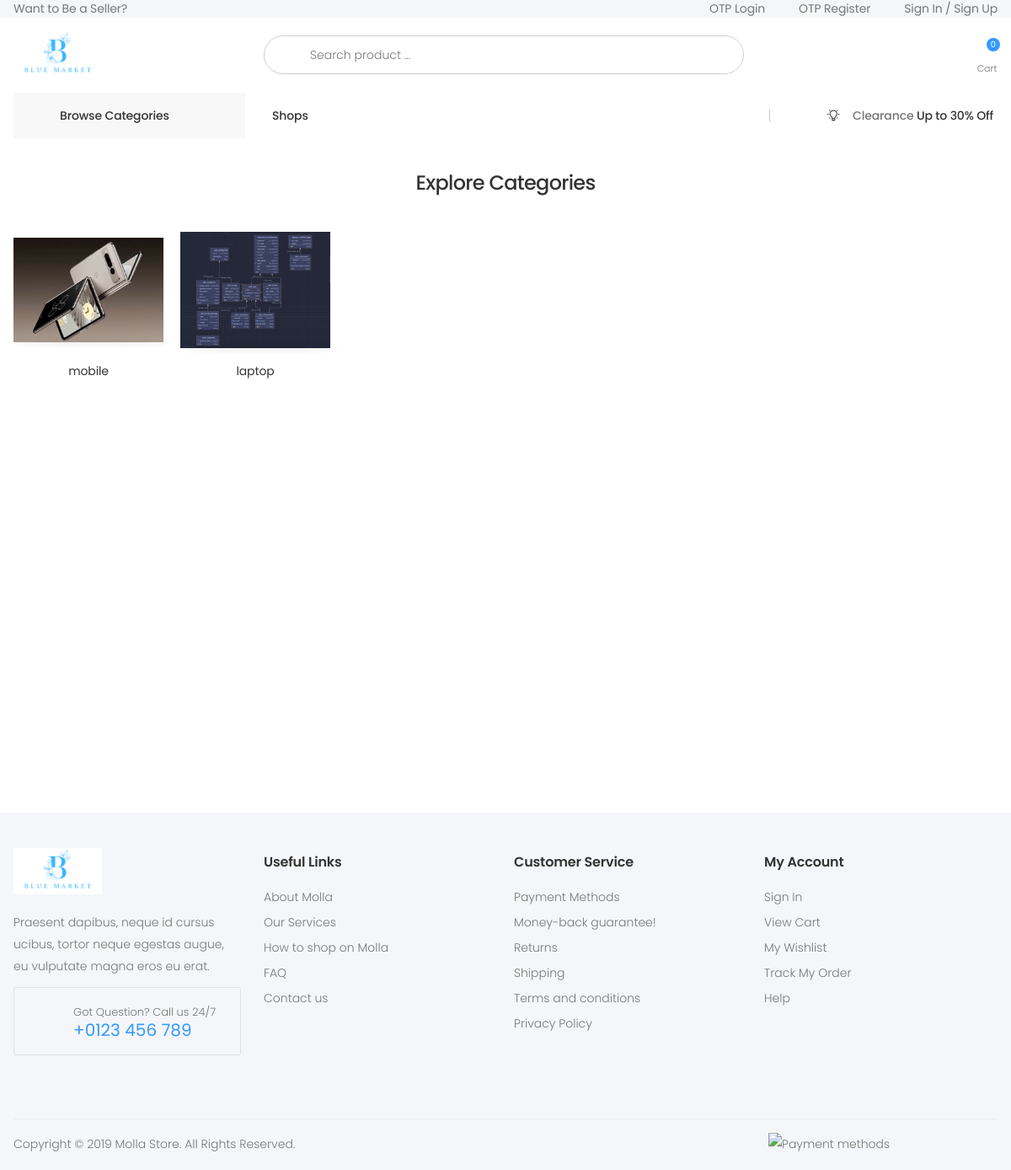
Page /all_categories/ on the earlier database version.
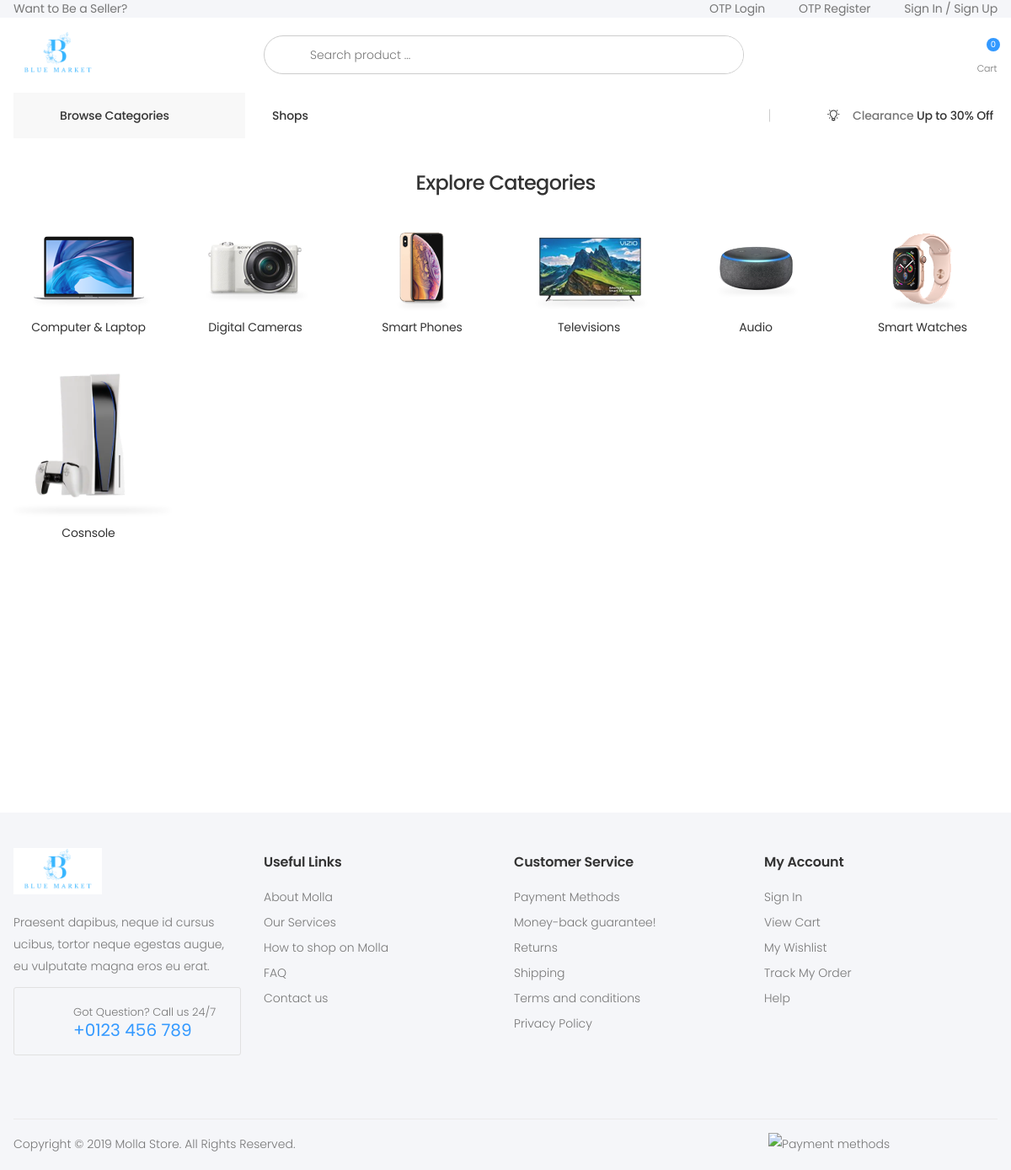
Same page on the later database version.
### website/models.py (models this page shows, shortened)
class Category(models.Model):
    name = models.CharField(max_length=100)
    description = models.TextField()
    image = models.ImageField(
        upload_to='category/%Y/%m/%d/', blank=True, null=True, default='default.jpg')
    parent = models.ForeignKey('self', null=True, blank=True,
                               on_delete=models.DO_NOTHING, related_name='sub_categories')

### website/views.py (the view)
# urls.py: path('all_categories/',AllCategoriesListView.as_view(),name='all-categories'),
@method_decorator(roles_required('customer', 'admin', 'anonymous'), name='dispatch')
class AllCategoriesListView(ListView):
    model = Category
    template_name = 'website/all-categories.html'
    context_object_name = 'categoriess'
    paginate_by = 6

### orders/cart.py (called while the page is built)
    def __len__(self):
        return len(self.cart.keys())

### orders/context_processors.py (called while the page is built)
def cart(request):
    return {'cart':Cart(request)}

### vendors/context_processors.py (called while the page is built)
def myvendor(request):
    if request.user.is_authenticated:
        vendors = Vendor.objects.prefetch_related('user').filter(user=request.user.id)
        return {'my_vendor': vendors}
    else:
        return {}

### website/context_processors.py (called while the page is built)
def product_and_category(request):
    categories = Category.objects.all()
    products = Product.objects.all()
    vendors = Vendor.objects.all()
    return {'categories': categories, 'products': products, 'vendors': vendors}

### templates/website/all-categories.html (shortened to what this page needs)
{% extends "website/base.html" %}
{% load static %}
{% block header %}
{% include "website/header.html" with category=category %}
{% endblock header %}
{% block content %}
<div class="page-wrapper">
    <main class="main">
        <div class="container">
            <h2 class="title text-center mb-4">Explore Categories</h2>
            <div class="cat-blocks-container">
                <div class="row">
                    {% for cat in categories %}
                    {% if not cat.parent %}
                    <div class="col-6 col-sm-4 col-lg-2">
                        <a href="{% url 'website:sub-categories' cat.pk %}" class="cat-block">
                            <figure>
                                <span>
                                    <img src={{cat.image.url}} alt="Category image">
                                </span>
                            </figure>
                            <h3 class="cat-block-title">{{cat.name}}</h3>
                        </a>
                    </div>
                    {%endif%}
                    {% endfor %}
                </div>
            </div>
        </div>
    </div>
{% endblock content %}
{% block footer %}
{% include "website/footer.html" %}
{% endblock footer %}

Differences in the rows shown:
removed Category: image (picture), name "mobile"
removed Category: image (picture), name "laptop"
added Category: image (picture), name "Computer & Laptop"
added Category: image (picture), name "Digital Cameras"
added Category: image (picture), name "Smart Phones"
added Category: image (picture), name "Televisions"
added Category: image (picture), name "Audio"
added Category: image (picture), name "Smart Watches"
added Category: image (picture), name "Cosnsole"
